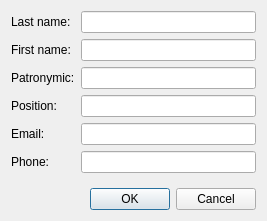
<?xml version="1.0" encoding="UTF-8"?>
<ui version="4.0">
 <class>DialogEditEmployee</class>
 <widget class="QDialog" name="DialogEditEmployee">
  <property name="geometry">
   <rect>
    <x>0</x>
    <y>0</y>
    <width>267</width>
    <height>221</height>
   </rect>
  </property>
  <property name="focusPolicy">
   <enum>Qt::StrongFocus</enum>
  </property>
  <property name="windowTitle">
   <string>Edit Employee</string>
  </property>
  <layout class="QVBoxLayout" name="verticalLayout">
   <item>
    <layout class="QGridLayout" name="gridLayout">
     <item row="0" column="0">
      <widget class="QLabel" name="label_2">
       <property name="text">
        <string>Last name:</string>
       </property>
      </widget>
     </item>
     <item row="0" column="1">
      <widget class="QLineEdit" name="lineEditLastName"/>
     </item>
     <item row="1" column="0">
      <widget class="QLabel" name="label">
       <property name="text">
        <string>First name:</string>
       </property>
      </widget>
     </item>
     <item row="1" column="1">
      <widget class="QLineEdit" name="lineEditFirstName"/>
     </item>
     <item row="2" column="0">
      <widget class="QLabel" name="label_6">
       <property name="text">
        <string>Patronymic:</string>
       </property>
      </widget>
     </item>
     <item row="2" column="1">
      <widget class="QLineEdit" name="lineEditPatronymic"/>
     </item>
     <item row="3" column="0">
      <widget class="QLabel" name="label_3">
       <property name="text">
        <string>Position:</string>
       </property>
      </widget>
     </item>
     <item row="3" column="1">
      <widget class="QLineEdit" name="lineEditPosition"/>
     </item>
     <item row="4" column="0">
      <widget class="QLabel" name="label_4">
       <property name="text">
        <string>Email:</string>
       </property>
      </widget>
     </item>
     <item row="4" column="1">
      <widget class="QLineEdit" name="lineEditEmail"/>
     </item>
     <item row="5" column="0">
      <widget class="QLabel" name="label_5">
       <property name="text">
        <string>Phone:</string>
       </property>
      </widget>
     </item>
     <item row="5" column="1">
      <widget class="QLineEdit" name="lineEditPhone"/>
     </item>
    </layout>
   </item>
   <item>
    <spacer name="verticalSpacer">
     <property name="orientation">
      <enum>Qt::Vertical</enum>
     </property>
     <property name="sizeHint" stdset="0">
      <size>
       <width>20</width>
       <height>5</height>
      </size>
     </property>
    </spacer>
   </item>
   <item>
    <layout class="QHBoxLayout" name="horizontalLayout">
     <item>
      <spacer name="horizontalSpacer">
       <property name="orientation">
        <enum>Qt::Horizontal</enum>
       </property>
       <property name="sizeHint" stdset="0">
        <size>
         <width>40</width>
         <height>20</height>
        </size>
       </property>
      </spacer>
     </item>
     <item>
      <widget class="QPushButton" name="pushButtonOk">
       <property name="text">
        <string>OK</string>
       </property>
      </widget>
     </item>
     <item>
      <widget class="QPushButton" name="pushButtonCancel">
       <property name="text">
        <string>Cancel</string>
       </property>
      </widget>
     </item>
    </layout>
   </item>
  </layout>
 </widget>
 <resources/>
 <connections/>
</ui>
